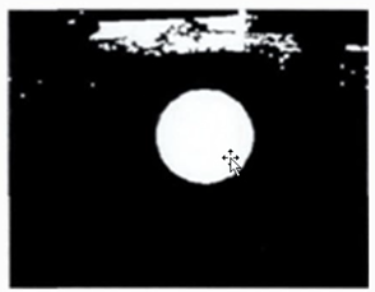
//> input picture opencv03/source/case3.png, 375 x 292 px
$ ./case3   (built with g++ and OpenCV 4)
//> lines starting //> are read from the running program, lines starting //| are printed output that depends on the picture; after the words box and inside, x2 and y2 are one past the last pixel; in counts of white or black regions, pixels touching at a corner belong together
#include <opencv2/opencv.hpp>
#include <iostream>
#include <math.h>

using namespace cv;
using namespace std;

Mat src, binary, dst;
int main(int argc, char** argv) {
	src = imread("G:/project/c/opencv/opencv03/source/case3.png", IMREAD_GRAYSCALE);
//> src: 292 rows x 375 cols, CV_8UC1; min 0, max 255, mean 49.8
	if (src.empty()) {
		printf("could not load image...\n");
		return -1;
	}
	namedWindow("input image", WINDOW_AUTOSIZE);
	imshow("input image", src);

	// 二值化
	threshold(src, binary, 0, 255, THRESH_BINARY | THRESH_OTSU);
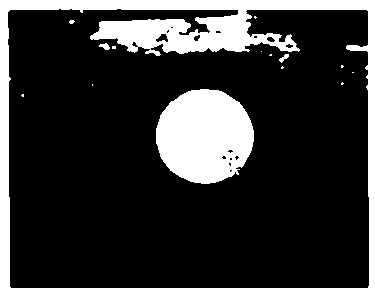
//> binary: 292 rows x 375 cols, CV_8UC1; 20.1% white; 15 white regions (11 under 20 px), largest, box (x1, y1, x2, y2) and area: (0, 0, 375, 292) 14647, (156, 89, 254, 184) 7216, (99, 43, 110, 50) 47, (279, 54, 289, 63) 41
	imshow("binary image", binary);

	// 形态学操作
	Mat kernel = getStructuringElement(MORPH_RECT, Size(3, 3), Point(-1, -1));
	morphologyEx(binary, dst, MORPH_CLOSE, kernel, Point(-1, -1));
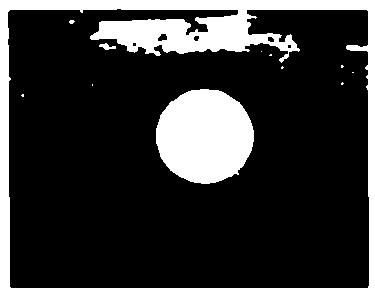
//> dst: 292 rows x 375 cols, CV_8UC1; 20.3% white; 12 white regions (9 under 20 px), largest, box (x1, y1, x2, y2) and area: (0, 0, 375, 292) 14828, (156, 89, 254, 184) 7265, (99, 43, 116, 50) 63
	imshow("close image", dst);

	kernel = getStructuringElement(MORPH_RECT, Size(3, 3), Point(-1, -1));
	morphologyEx(dst, dst, MORPH_OPEN, kernel, Point(-1, -1));
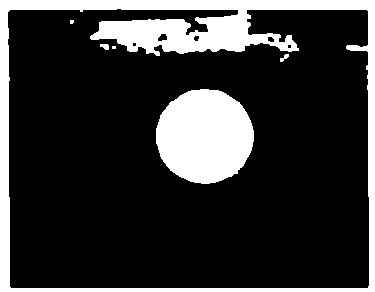
//> dst: 292 rows x 375 cols, CV_8UC1; 20.2% white; 6 white regions (2 under 20 px)
	imshow("open image", dst);

	//轮廓发现
	vector<vector<Point>> contours;
	vector<Vec4i> hireachy;
	findContours(dst, contours, hireachy, RETR_TREE, CHAIN_APPROX_SIMPLE, Point());
//> contours = 12 contours, 4 with area under 20; largest, box (x1, y1, x2, y2) and area: (0, 0, 375, 292) 108834, (7, 8, 370, 289) 95584, (156, 89, 254, 184) 7122, (157, 33, 168, 42) 60, (267, 36, 275, 43) 34, (100, 44, 109, 50) 29, (193, 35, 200, 42) 28, (280, 54, 289, 62) 23; hireachy = 12 items, first 8: [-1, -1, 1, -1], [2, -1, -1, 0], [3, 1, -1, 0], [4, 2, -1, 0], [5, 3, -1, 0], [6, 4, -1, 0], [-1, 5, 7, 0], [8, -1, -1, 6]

	Mat resultImage = Mat::zeros(src.size(), CV_8UC3);
	Point cc;
	for (size_t t = 0; t < contours.size(); t++) {
		// 面积过滤
		double area = contourArea(contours[t]);
		if (area < 100) continue;
		// 横纵比过滤
		Rect rect = boundingRect(contours[t]);
		float ratio = float(rect.width) / float(rect.height);

		if (ratio < 1.1 && ratio > 0.9) {
			drawContours(resultImage, contours, t, Scalar(0, 0, 255), -1, 8, Mat(), 0, Point());
			printf("circle area : %f\n", area);
			printf("circle length : %f\n", arcLength(contours[t], true));
			int x = rect.x + rect.width / 2;
			int y = rect.y + rect.height / 2;
			cc = Point(x, y);
			circle(resultImage, cc, 2, Scalar(0, 0, 255), 2, 8, 0);
		}
	}
//> this loop made 12 passes
//> (area, rect, ratio, x, y) on pass 8: (7122.5, Rect(156, 89, 98, 95), 1.03, 205, 136)
//> (area, rect, ratio) on passes 1, 7: (108834, Rect(0, 0, 375, 292), 1.28), (95583.5, Rect(7, 8, 363, 281), 1.29)
//| circle area : 7122.500000
//| circle length : 320.492421
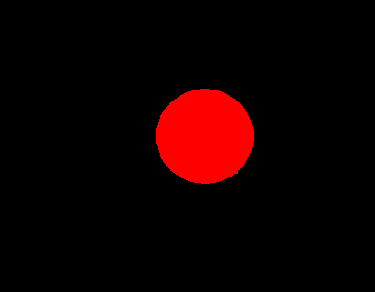
//> resultImage: 292 rows x 375 cols, CV_8UC3; mean B, G, R 0, 0, 16.9
	imshow("Result", resultImage);

	Mat circleImage = src.clone();
	cvtColor(circleImage, circleImage, COLOR_GRAY2BGR);
	circle(circleImage, cc, 2, Scalar(0, 0, 255), 2, 8, 0);
//> circleImage: 292 rows x 375 cols, CV_8UC3; mean B, G, R 49.7, 49.7, 49.8
	imshow("Final Result", circleImage);

	// [14 lines of commented-out code are left out]
	waitKey(0);
	return 0;
}

$ run again, with opencv03/source/case4.png copied over opencv03/source/case3.png
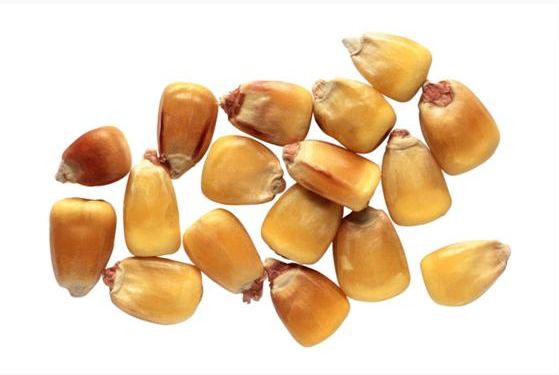
//> input picture opencv03/source/case4.png, 559 x 375 px
//> binary: 375 rows x 559 cols, CV_8UC1; 65.1% white; 17 black regions (13 under 20 px), largest, box (x1, y1, x2, y2) and area: (49, 37, 500, 347) 69896, (420, 241, 511, 306) 3218, (342, 39, 357, 51) 67, (426, 247, 446, 257) 40
//> `morphologyEx(dst, dst, MORPH_OPEN, kernel, Point(-1, -1));`:
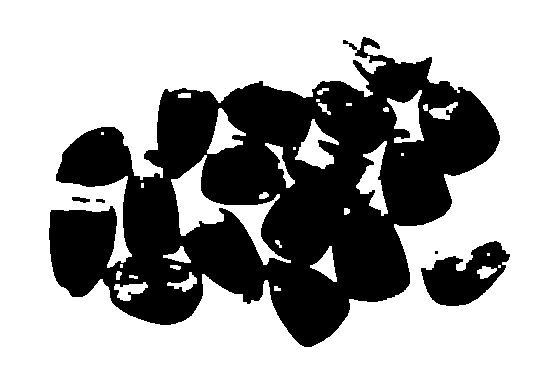
//> dst: 375 rows x 559 cols, CV_8UC1; 65% white; 5 black regions (1 under 20 px)
//> contours = 40 contours, 14 with area under 20; largest, box (x1, y1, x2, y2) and area: (0, 0, 559, 375) 208692, (48, 36, 501, 348) 80612, (420, 240, 511, 307) 3487, (171, 155, 291, 265) 3118, (356, 141, 388, 216) 950; hireachy = 40 items, first 8: [-1, -1, 1, -1], [2, -1, -1, 0], [6, 1, 3, 0], [4, -1, -1, 2], [5, 3, -1, 2], [-1, 4, -1, 2], [7, 2, -1, 0], [8, 6, -1, 0]
//> the loop `for (size_t t = 0; t < contours.size(); t++)` made 40 passes
//> (area, rect, ratio, x, y) on pass 24: (3118.5, Rect(171, 155, 120, 110), 1.09, 231, 210)
//> (printed output is left out)
//> after the loop `for (size_t t = 0; t < contours.size(); t++)`:
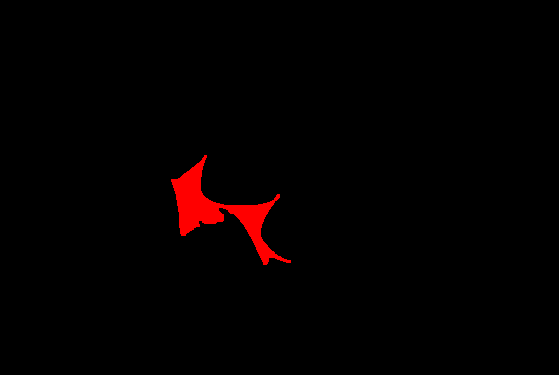
//> resultImage: 375 rows x 559 cols, CV_8UC3; mean B, G, R 0, 0, 4.1
